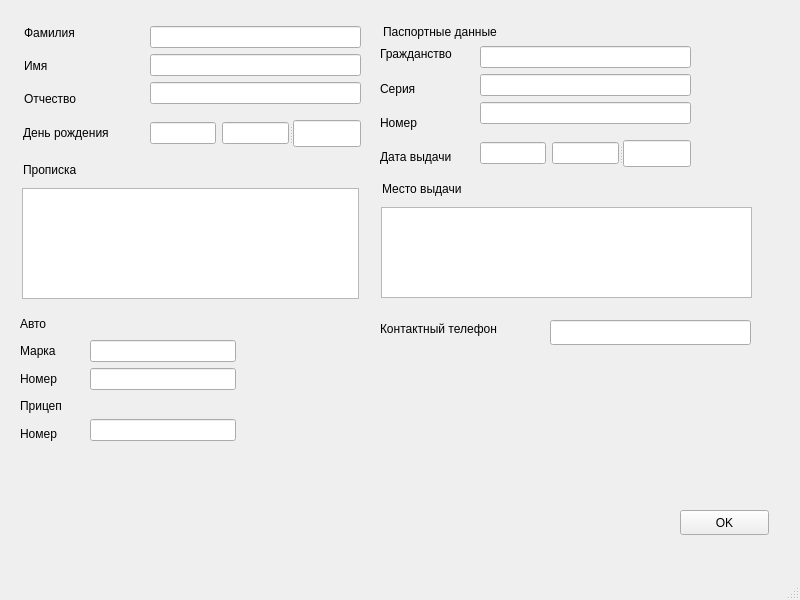
<?xml version="1.0" encoding="UTF-8"?>
<ui version="4.0">
 <class>DriverNew</class>
 <widget class="QMainWindow" name="DriverNew">
  <property name="geometry">
   <rect>
    <x>0</x>
    <y>0</y>
    <width>800</width>
    <height>600</height>
   </rect>
  </property>
  <property name="windowTitle">
   <string>MainWindow</string>
  </property>
  <widget class="QWidget" name="centralwidget">
   <widget class="QPushButton" name="pushButton">
    <property name="geometry">
     <rect>
      <x>680</x>
      <y>510</y>
      <width>89</width>
      <height>25</height>
     </rect>
    </property>
    <property name="text">
     <string>OK</string>
    </property>
   </widget>
   <widget class="QLabel" name="label">
    <property name="geometry">
     <rect>
      <x>24</x>
      <y>57</y>
      <width>31</width>
      <height>17</height>
     </rect>
    </property>
    <property name="text">
     <string>Имя</string>
    </property>
   </widget>
   <widget class="QLabel" name="label_2">
    <property name="geometry">
     <rect>
      <x>24</x>
      <y>24</y>
      <width>67</width>
      <height>17</height>
     </rect>
    </property>
    <property name="text">
     <string>Фамилия</string>
    </property>
   </widget>
   <widget class="QLabel" name="label_3">
    <property name="geometry">
     <rect>
      <x>24</x>
      <y>90</y>
      <width>67</width>
      <height>17</height>
     </rect>
    </property>
    <property name="text">
     <string>Отчество</string>
    </property>
   </widget>
   <widget class="QLabel" name="label_17">
    <property name="geometry">
     <rect>
      <x>23</x>
      <y>124</y>
      <width>112</width>
      <height>17</height>
     </rect>
    </property>
    <property name="text">
     <string>День рождения</string>
    </property>
   </widget>
   <widget class="QLabel" name="label_18">
    <property name="geometry">
     <rect>
      <x>383</x>
      <y>23</y>
      <width>145</width>
      <height>17</height>
     </rect>
    </property>
    <property name="text">
     <string>Паспортные данные</string>
    </property>
   </widget>
   <widget class="QLabel" name="label_9">
    <property name="geometry">
     <rect>
      <x>382</x>
      <y>180</y>
      <width>102</width>
      <height>17</height>
     </rect>
    </property>
    <property name="text">
     <string>Место выдачи</string>
    </property>
   </widget>
   <widget class="QTextEdit" name="issue">
    <property name="geometry">
     <rect>
      <x>381</x>
      <y>207</y>
      <width>371</width>
      <height>91</height>
     </rect>
    </property>
   </widget>
   <widget class="QLabel" name="label_10">
    <property name="geometry">
     <rect>
      <x>23</x>
      <y>161</y>
      <width>69</width>
      <height>17</height>
     </rect>
    </property>
    <property name="text">
     <string>Прописка</string>
    </property>
   </widget>
   <widget class="QTextEdit" name="registr">
    <property name="geometry">
     <rect>
      <x>22</x>
      <y>188</y>
      <width>337</width>
      <height>111</height>
     </rect>
    </property>
   </widget>
   <widget class="QLabel" name="label_21">
    <property name="geometry">
     <rect>
      <x>380</x>
      <y>320</y>
      <width>151</width>
      <height>17</height>
     </rect>
    </property>
    <property name="text">
     <string>Контактный телефон</string>
    </property>
   </widget>
   <widget class="QLineEdit" name="phonenumber">
    <property name="geometry">
     <rect>
      <x>550</x>
      <y>320</y>
      <width>201</width>
      <height>25</height>
     </rect>
    </property>
   </widget>
   <widget class="QWidget" name="layoutWidget">
    <property name="geometry">
     <rect>
      <x>90</x>
      <y>340</y>
      <width>146</width>
      <height>101</height>
     </rect>
    </property>
    <layout class="QVBoxLayout" name="verticalLayout_3">
     <item>
      <layout class="QVBoxLayout" name="verticalLayout_2">
       <item>
        <widget class="QLineEdit" name="carModel"/>
       </item>
       <item>
        <widget class="QLineEdit" name="carNumber"/>
       </item>
      </layout>
     </item>
     <item>
      <spacer name="verticalSpacer">
       <property name="orientation">
        <enum>Qt::Vertical</enum>
       </property>
       <property name="sizeHint" stdset="0">
        <size>
         <width>20</width>
         <height>40</height>
        </size>
       </property>
      </spacer>
     </item>
     <item>
      <widget class="QLineEdit" name="trailerNumber"/>
     </item>
    </layout>
   </widget>
   <widget class="QWidget" name="layoutWidget">
    <property name="geometry">
     <rect>
      <x>20</x>
      <y>313</y>
      <width>57</width>
      <height>131</height>
     </rect>
    </property>
    <layout class="QVBoxLayout" name="verticalLayout_5">
     <item>
      <widget class="QLabel" name="label_16">
       <property name="text">
        <string>Авто</string>
       </property>
      </widget>
     </item>
     <item>
      <widget class="QLabel" name="label_15">
       <property name="text">
        <string>Марка</string>
       </property>
      </widget>
     </item>
     <item>
      <widget class="QLabel" name="label_14">
       <property name="text">
        <string>Номер</string>
       </property>
      </widget>
     </item>
     <item>
      <widget class="QLabel" name="label_11">
       <property name="text">
        <string>Прицеп</string>
       </property>
      </widget>
     </item>
     <item>
      <widget class="QLabel" name="label_13">
       <property name="text">
        <string>Номер</string>
       </property>
      </widget>
     </item>
    </layout>
   </widget>
   <widget class="QWidget" name="layoutWidget">
    <property name="geometry">
     <rect>
      <x>480</x>
      <y>40</y>
      <width>211</width>
      <height>91</height>
     </rect>
    </property>
    <layout class="QVBoxLayout" name="verticalLayout_6">
     <item>
      <layout class="QVBoxLayout" name="verticalLayout_4">
       <item>
        <widget class="QLineEdit" name="national"/>
       </item>
       <item>
        <widget class="QLineEdit" name="passSerial"/>
       </item>
       <item>
        <widget class="QLineEdit" name="passNumber"/>
       </item>
      </layout>
     </item>
    </layout>
   </widget>
   <widget class="QWidget" name="layoutWidget">
    <property name="geometry">
     <rect>
      <x>380</x>
      <y>40</y>
      <width>94</width>
      <height>131</height>
     </rect>
    </property>
    <layout class="QVBoxLayout" name="verticalLayout_7">
     <item>
      <widget class="QLabel" name="label_12">
       <property name="text">
        <string>Гражданство</string>
       </property>
      </widget>
     </item>
     <item>
      <widget class="QLabel" name="label_19">
       <property name="text">
        <string>Серия</string>
       </property>
      </widget>
     </item>
     <item>
      <widget class="QLabel" name="label_20">
       <property name="text">
        <string>Номер</string>
       </property>
      </widget>
     </item>
     <item>
      <widget class="QLabel" name="label_6">
       <property name="text">
        <string>Дата выдачи</string>
       </property>
      </widget>
     </item>
    </layout>
   </widget>
   <widget class="QWidget" name="layoutWidget">
    <property name="geometry">
     <rect>
      <x>150</x>
      <y>20</y>
      <width>211</width>
      <height>91</height>
     </rect>
    </property>
    <layout class="QVBoxLayout" name="verticalLayout_8">
     <item>
      <layout class="QVBoxLayout" name="verticalLayout">
       <item>
        <widget class="QLineEdit" name="fname">
         <property name="text">
          <string/>
         </property>
        </widget>
       </item>
       <item>
        <widget class="QLineEdit" name="name"/>
       </item>
       <item>
        <widget class="QLineEdit" name="patronymic">
         <property name="text">
          <string/>
         </property>
        </widget>
       </item>
      </layout>
     </item>
    </layout>
   </widget>
   <widget class="QSplitter" name="splitter_2">
    <property name="geometry">
     <rect>
      <x>480</x>
      <y>140</y>
      <width>211</width>
      <height>27</height>
     </rect>
    </property>
    <property name="orientation">
     <enum>Qt::Horizontal</enum>
    </property>
    <widget class="QWidget" name="layoutWidget_2">
     <layout class="QHBoxLayout" name="horizontalLayout_2">
      <item>
       <widget class="QLineEdit" name="pDay"/>
      </item>
      <item>
       <widget class="QLineEdit" name="pMon"/>
      </item>
     </layout>
    </widget>
    <widget class="QLineEdit" name="pYear"/>
   </widget>
   <widget class="QSplitter" name="splitter">
    <property name="geometry">
     <rect>
      <x>150</x>
      <y>120</y>
      <width>211</width>
      <height>27</height>
     </rect>
    </property>
    <property name="orientation">
     <enum>Qt::Horizontal</enum>
    </property>
    <widget class="QWidget" name="">
     <layout class="QHBoxLayout" name="horizontalLayout">
      <item>
       <widget class="QLineEdit" name="bDay"/>
      </item>
      <item>
       <widget class="QLineEdit" name="bMon"/>
      </item>
     </layout>
    </widget>
    <widget class="QLineEdit" name="bYear"/>
   </widget>
  </widget>
  <widget class="QMenuBar" name="menubar">
   <property name="geometry">
    <rect>
     <x>0</x>
     <y>0</y>
     <width>800</width>
     <height>22</height>
    </rect>
   </property>
  </widget>
  <widget class="QStatusBar" name="statusbar"/>
 </widget>
 <resources/>
 <connections/>
</ui>
